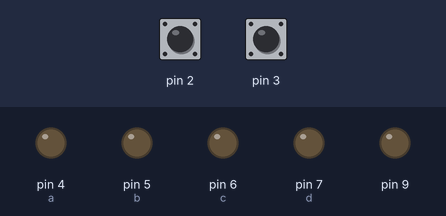
The sketch below on a simulated Arduino Uno, built with avr-gcc and run on an emulated ATmega328P. Shown: output pins drawn as LEDs (lit = HIGH). The test bench sets the inputs (shaded band); at power-on: pin 2 LOW, pin 3 LOW.

Above: at 1.2 s.
1.3 s: pin 2 pulsed HIGH 5 times (0.12 s each, 0.3 s apart)
At 4.5 s:
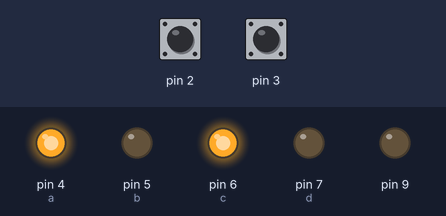
5.8 s: pin 3 pulsed HIGH 5 times (0.12 s each, 0.3 s apart)
At 6.9 s:
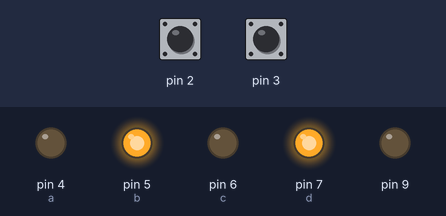
Timing chart, 0 to 10.0 s (numbered marks = the images above; inputs shaded):
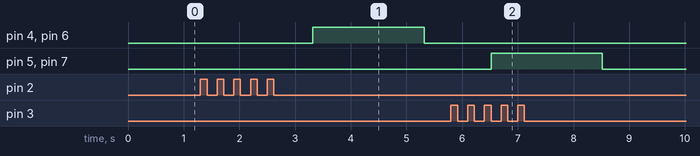

The sketch:

Flysky_Two_Motors.ino
```cpp
//YouTube|Tech at Home
//AR RoboTics

double ch1=2;
int a=4; int b=5;

double ch2=3;
int c=6; int d=7;

double ch3=8;
int M=9;

void setup()
{
  Serial.begin(9600);

  pinMode(2,INPUT);
  pinMode(4,OUTPUT); pinMode(5,OUTPUT);

  pinMode(3,INPUT);
  pinMode(6,OUTPUT); pinMode(7,OUTPUT);

   pinMode(8,INPUT);
  pinMode(9,OUTPUT);

}

void loop()
{
ch1 = pulseIn(2,HIGH);
ch2 = pulseIn(3,HIGH);

if((ch1==0)&&(ch2==0))
{
 digitalWrite(a,LOW); digitalWrite(b,LOW);
 digitalWrite(c,LOW);digitalWrite(d,LOW);
}

else if((ch1>1530)&&(ch2>1530))
{
digitalWrite(a,HIGH); digitalWrite(b,LOW);
 digitalWrite(c,LOW);digitalWrite(d,HIGH);
}

else if((ch1>1530)&&(ch2<1460))
{
   digitalWrite(a,HIGH); digitalWrite(b,LOW);
 digitalWrite(c,HIGH);digitalWrite(d,LOW);

}

else if((ch1<1460)&&(ch2>1530))
{
  digitalWrite(a,LOW); digitalWrite(b,HIGH);
 digitalWrite(c,LOW);digitalWrite(d,HIGH);
}

else if((ch1<1460)&&(ch2<1460))
{  digitalWrite(a,LOW); digitalWrite(b,HIGH);
 digitalWrite(c,HIGH);digitalWrite(d,LOW);
}

else if(ch3>1530)
{  digitalWrite(9,HIGH);

}

else
{
 digitalWrite(a,LOW); digitalWrite(b,LOW);
 digitalWrite(c,LOW);digitalWrite(d,LOW);
}


}
```

Measured:
- after the input at 1.3 s, pin 4 (a), pin 6 (c): LOW → HIGH after 2.0 s, → LOW 2.0 s later
- after the input at 5.8 s, pin 5 (b), pin 7 (d): LOW → HIGH after 0.72 s, → LOW 2.0 s later
